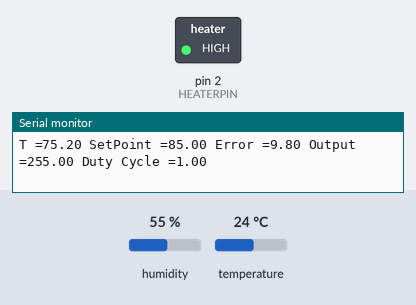
A sketch run on a simulated Arduino Uno, built with avr-gcc and run on an emulated ATmega328P. On the bench: switched loads named in the sketch (green lamp = pin HIGH), the last lines printed to the serial monitor. The inputs (shaded band) are chosen by the test bench; at power-on: temperature 24 °C, humidity 55 %.

Above: at 18.0 s.
18.1 s: temperature set to 28 °C
33.1 s: temperature set to 33 °C
At 41.0 s:
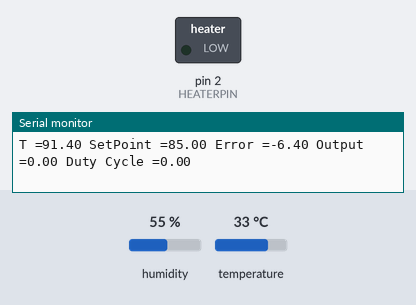
Timing chart, 0 to 42.5 s (numbered marks = the images above; inputs shaded):
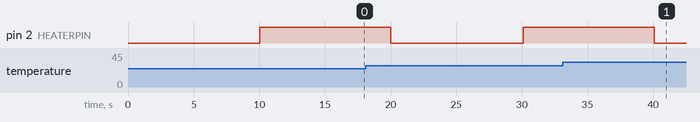

The sketch:

final_project.ino
```cpp
#include "DHT.h"

// Hardware
#define DHTPIN 3       // DHT11 data pin
#define DHTTYPE DHT11  // define DHT Type for library
#define HEATERPIN 2    // digital pin for manual PWM

DHT dht(DHTPIN, DHTTYPE);

// PID Constants
float Kp = 300;
float Ki = 3.3;
float Kd = 6750;

// Control Variables
float setPoint = 85;  // °F
float inputTemp = 0;
float error, lastError = 0;
float integralTerm = 0;
float derivative = 0;
float output = 0;

// PWM and Timing variables
float sampleTime = 10000;  // PID update interval (ms)
float pwmPeriod = 1000;   // PWM period (ms)
float lastPidTime = 0;
float dutyCycle = 0;
float ton = 0;
float toff = 0;


void setup() {
  pinMode(HEATERPIN, OUTPUT);
  Serial.begin(9600);
  dht.begin();
}

void loop() {
  // https://docs.arduino.cc/language-reference/en/functions/time/millis/
  // Returns the number of milliseconds passed since the Arduino board began running the current program. This number will overflow (go back to zero), after approximately 50 days.
  float now = millis();

  // PID Update when enough time passes
  if (now - lastPidTime >= sampleTime) {
    lastPidTime = now;

    //  taken From DHT Tester library
    float t = dht.readTemperature(true);  // temperature in °F
    if (isnan(t)) {
      Serial.println(F("DHT read error"));
      return;
    }
    inputTemp = t;

    // PID Calculaions
    error = setPoint - inputTemp;
    integralTerm += Ki * error * (sampleTime / 1000.0);  // equivalent to the expression x = x + y;
    integralTerm = constrain(integralTerm, 0, 255);      // https://docs.arduino.cc/language-reference/en/functions/math/constrain/
    derivative = (error - lastError) / (sampleTime / 1000.0);
    output = Kp * error + integralTerm + Kd * derivative;
    output = constrain(output, 0, 255);  // https://docs.arduino.cc/language-reference/en/functions/math/constrain/

    // convert to [0.0,1.0]
    dutyCycle = output / 255.0;

    // print ALL values
    Serial.print(F("T ="));
    Serial.print(inputTemp);
    Serial.print(F(" SetPoint ="));
    Serial.print(setPoint);
    Serial.print(F(" Error ="));
    Serial.print(error);
    Serial.print(F(" Output ="));
    Serial.print(output);
    Serial.print(F(" Duty Cycle ="));
    Serial.println(dutyCycle, 2);

    // print only temperature
    // Serial.println(inputTemp);

    lastError = error;
  }

  // Calculate on/off times
  ton = pwmPeriod * dutyCycle;
  toff = pwmPeriod - ton;

  digitalWrite(HEATERPIN, HIGH);
  delay(ton);
  digitalWrite(HEATERPIN, LOW);
  delay(toff);

}
```

Measured:
- after the input at 33.1 s, pin 2 (HEATERPIN): goes on until 40.1 s, then stays LOW
